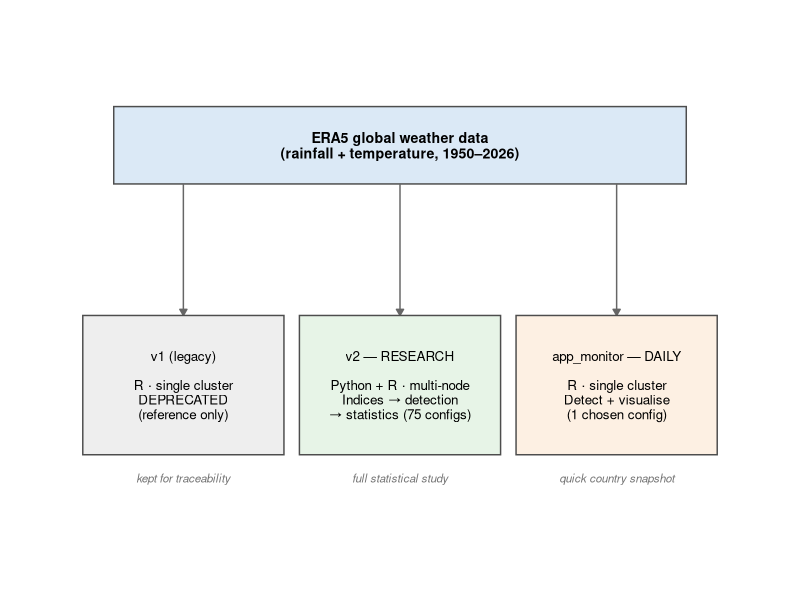

Generate this figure with R:
# Build the "big picture" diagram as a clean PNG for the architecture doc.
suppressPackageStartupMessages({ library(ggplot2) })

box <- function(x, y, w, h, label, fill, col = "grey30", txtcol = "black",
                size = 3.4, fontface = 1) {
  list(
    annotate("rect", xmin = x - w/2, xmax = x + w/2,
             ymin = y - h/2, ymax = y + h/2,
             fill = fill, colour = col, linewidth = 0.5),
    annotate("text", x = x, y = y, label = label,
             size = size, colour = txtcol, fontface = fontface, lineheight = 0.9)
  )
}
arrow_seg <- function(x0, y0, x1, y1)
  annotate("segment", x = x0, y = y0, xend = x1, yend = y1,
           arrow = arrow(length = unit(0.18, "cm"), type = "closed"),
           linewidth = 0.5, colour = "grey40")

p <- ggplot() +
  # data source
  box(5, 9.2, 7.4, 1.0,
      "ERA5 global weather data\n(rainfall + temperature, 1950–2026)",
      fill = "#dbe9f6", fontface = 2, size = 3.6) +
  # arrows down to three pipelines
  arrow_seg(2.2, 8.7, 2.2, 7.0) +
  arrow_seg(5.0, 8.7, 5.0, 7.0) +
  arrow_seg(7.8, 8.7, 7.8, 7.0) +
  # three pipeline boxes
  box(2.2, 6.1, 2.6, 1.8,
      "v1 (legacy)\n\nR · single cluster\nDEPRECATED\n(reference only)",
      fill = "#eeeeee") +
  box(5.0, 6.1, 2.6, 1.8,
      "v2 — RESEARCH\n\nPython + R · multi-node\nIndices → detection\n→ statistics (75 configs)",
      fill = "#e7f4e7", fontface = 1) +
  box(7.8, 6.1, 2.6, 1.8,
      "app_monitor — DAILY\n\nR · single cluster\nDetect + visualise\n(1 chosen config)",
      fill = "#fdf0e3") +
  # captions under
  annotate("text", x = 2.2, y = 4.9, label = "kept for traceability",
           size = 2.9, colour = "grey45", fontface = 3) +
  annotate("text", x = 5.0, y = 4.9, label = "full statistical study",
           size = 2.9, colour = "grey45", fontface = 3) +
  annotate("text", x = 7.8, y = 4.9, label = "quick country snapshot",
           size = 2.9, colour = "grey45", fontface = 3) +
  coord_fixed(ratio = 1, xlim = c(0.3, 9.7), ylim = c(4.4, 10)) +
  theme_void()

ggsave("Codes/reports/arch_diagram.png", p, width = 9, height = 5.2,
       dpi = 200, bg = "white")
cat("diagram written\n")
